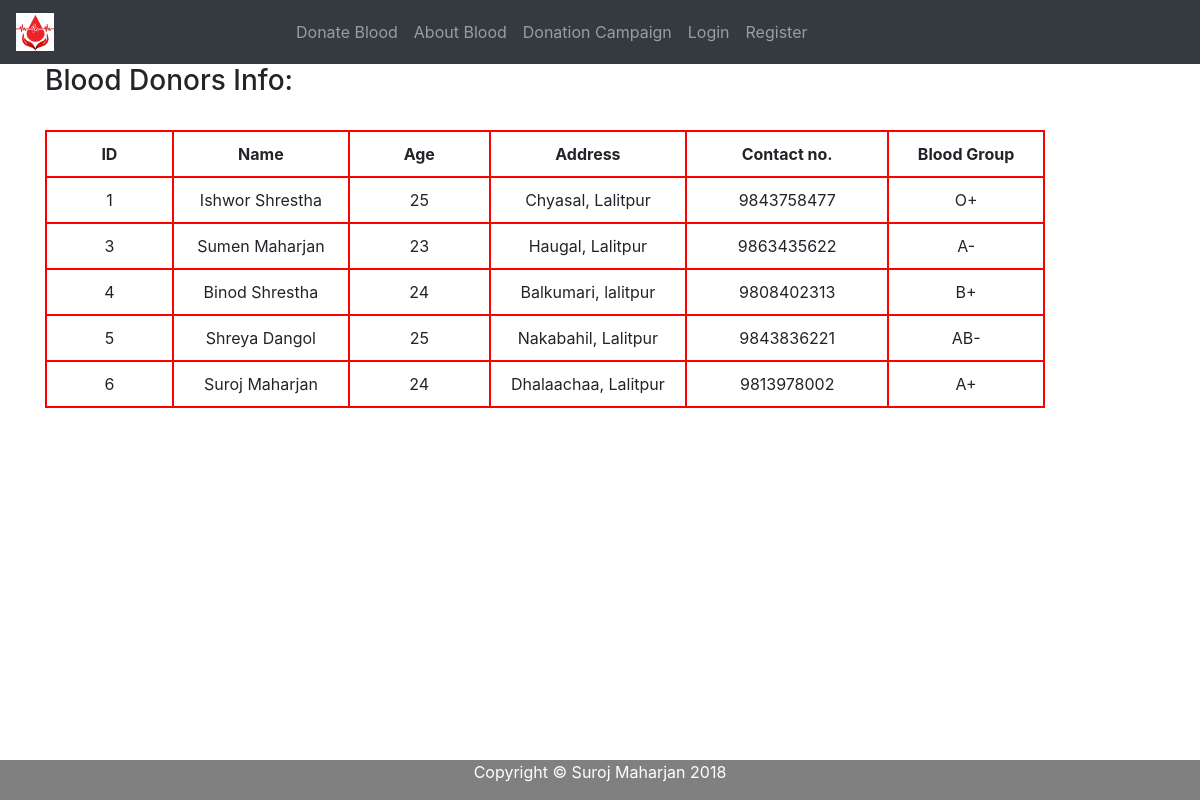
/blooddonors/, run on the app's committed database.
### user/models.py (models this page shows, shortened)
class Info(models.Model):
    CHOICES = (('A+', 'A+'),
               ('B+', 'B+'),
               ('A-', 'A-'),
               ('B-', 'B-'),
               ('AB+', 'AB+'),
               ('AB-', 'AB-'),
               ('O+', 'O+'),
               ('O-', 'O-'))
    name = models.CharField(max_length=50)
    age = models.PositiveSmallIntegerField(blank=True, null=True)
    email = models.EmailField(max_length=50)
    address = models.CharField(max_length=50)
    contact_number = models.CharField(max_length=30)
    blood_group = models.CharField(max_length=5, choices=CHOICES)

### user/views.py (the view)
# urls.py: path('blooddonors/', views.blood_donors, name='blood_donors'),
def blood_donors(request):
    info = Info.objects.all()
    return render(request, 'user/blood donors.html', {'info': info})

### templates/user/blood donors.html
{% extends 'user/base.html' %}
{% block content %}
    <h3 class="text-left">Blood Donors Info:</h3>
    <br>
    <table>
        <tr>
            <th>ID</th>
            <th>Name</th>
            <th>Age</th>
            <th>Address</th>
            <th>Contact no.</th>
            <th>Blood Group</th>
        </tr>
        {% for i in info %}
        <tr>
            <td>{{i.id}}</td>
            <td>{{i.name}}</td>
            <td>{{i.age}}</td>
            <td>{{i.address}}</td>
            <td>{{i.contact_number}}</td>
            <td>{{i.blood_group}}</td>
        </tr>
        {% endfor %}
    </table>
{% endblock %}

### templates/user/base.html (shortened to what this page needs)
<!DOCTYPE html>
{% load static %}
<html>
<head>
	<link rel="stylesheet" href="https://stackpath.bootstrapcdn.com/bootstrap/4.1.3/css/bootstrap.min.css">
	<link rel="stylesheet" type="text/css" href="{% static "css/mystyle.css" %}">
</head>
<body>
<header>
	<nav class="navbar navbar-expand-lg navbar-dark bg-dark">
		<a class="navbar-brand" href="{% url 'index' %}">
	    	<img src="{% static "user/blood.jpg" %}" alt="logo" width="15%" height="10%">
		</a>
	    <div class="collapse navbar-collapse" id="navbarNavDropdown">
		    <ul class="navbar-nav mr-auto">
		    	{% if user.is_authenticated %}
					<li class="nav-item">
				      <a class="nav-link" href="{% url 'blood_donors' %}">Blood Donors</a>
				    </li>
				    <li class="nav-item">
				      <a class="nav-link" href="{% url 'donate_blood' %}">Donate Blood</a>
				    </li>
				    <li class="nav-item">
				      <a class="nav-link" href="{% url 'about' %}">About Blood</a>
				    </li>
				    <li class="nav-item">
				      <a class="nav-link" href="#">Donation Campaign</a>
				    </li>
			        <li class="nav-item dropdown">
			            <a class="nav-link dropdown-toggle" href="#" id="navbardrop" role="button" data-toggle="dropdown">
			            <b style="color:blue;">Hello, {{ user.first_name }}</b></a>
			            <div class="dropdown-menu" aria-labelledby="navbarDropdown">
			                <a class="dropdown-item" href="{% url 'profile' %}">Profile</a>
			                <a class="dropdown-item" href="{% url 'change_password' %}">Change Password</a>
			                <a class="dropdown-item" href="{% url 'logout' %}">Logout</a>
			            </div>
			        </li>
			    {% else %}
			    	<li class="nav-item">
				      <a class="nav-link" href="{% url 'donate_blood' %}">Donate Blood</a>
				    </li>
				    <li class="nav-item">
				      <a class="nav-link" href="{% url 'about' %}">About Blood</a>
				    </li>
				    <li class="nav-item">
				      <a class="nav-link" href="#">Donation Campaign</a>
				    </li>
			        <li class="nav-item">
			            <a class="nav-link" href="{% url 'login' %}">Login</a>
			        </li>
			        <li class="nav-item">
			            <a class="nav-link" href="{% url 'register' %}">Register</a>
			        </li>
			    {% endif %}
			</ul>
		</div>
	</nav>
</header>
<main role="main">
	<div class="container">
	    {% block content %}
	    {% endblock %}
	</div>
</main>
<footer class="footer">
	<div class="container text-center">
		<p style="color:white;">Copyright © Suroj Maharjan {% now "Y" %}</p>
	</div>
</footer>
</body>
</html>

### user/static/css/mystyle.css (style rules this page uses)
.footer { position: fixed; bottom: 0%; height: 40px; width: 100%; background-color: grey; }
table, th, td { border: 2px solid red; border-collapse: collapse; width: 1000px; }
th, td { padding: 10px; text-align: center; }

### data on the page
Info: id "1", name "Ishwor Shrestha", age "25", address "Chyasal, Lalitpur", contact_number "9843758477", blood_group "O+"
Info: id "3", name "Sumen Maharjan", age "23", address "Haugal, Lalitpur", contact_number "9863435622", blood_group "A-"
Info: id "4", name "Binod Shrestha", age "24", address "Balkumari, lalitpur", contact_number "9808402313", blood_group "B+"
Info: id "5", name "Shreya Dangol", age "25", address "Nakabahil, Lalitpur", contact_number "9843836221", blood_group "AB-"
Info: id "6", name "Suroj Maharjan", age "24", address "Dhalaachaa, Lalitpur", contact_number "9813978002", blood_group "A+"
